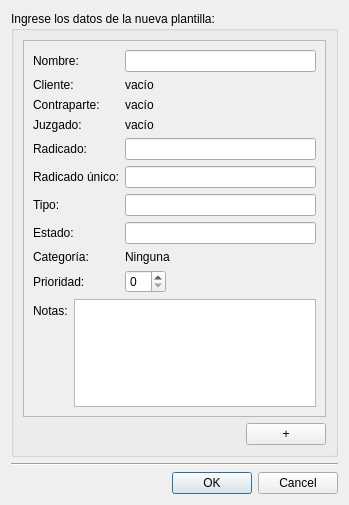
<?xml version="1.0" encoding="UTF-8"?>
<ui version="4.0">
 <class>NuevaPlantilla</class>
 <widget class="QDialog" name="NuevaPlantilla">
  <property name="geometry">
   <rect>
    <x>0</x>
    <y>0</y>
    <width>349</width>
    <height>505</height>
   </rect>
  </property>
  <property name="windowTitle">
   <string>Nueva plantilla</string>
  </property>
  <layout class="QGridLayout" name="gridLayout_2">
   <item row="1" column="0">
    <widget class="Line" name="line">
     <property name="orientation">
      <enum>Qt::Horizontal</enum>
     </property>
    </widget>
   </item>
   <item row="2" column="0">
    <widget class="QDialogButtonBox" name="buttonBox">
     <property name="orientation">
      <enum>Qt::Horizontal</enum>
     </property>
     <property name="standardButtons">
      <set>QDialogButtonBox::Cancel|QDialogButtonBox::Ok</set>
     </property>
    </widget>
   </item>
   <item row="0" column="0">
    <layout class="QHBoxLayout" name="horizontalLayout">
     <item>
      <widget class="QGroupBox" name="groupBox">
       <property name="title">
        <string>Ingrese los datos de la nueva plantilla:</string>
       </property>
       <layout class="QVBoxLayout" name="verticalLayout">
        <item>
         <widget class="QScrollArea" name="scrollArea">
          <property name="widgetResizable">
           <bool>true</bool>
          </property>
          <widget class="QWidget" name="scrollAreaWidgetContents">
           <property name="geometry">
            <rect>
             <x>0</x>
             <y>0</y>
             <width>276</width>
             <height>397</height>
            </rect>
           </property>
           <layout class="QVBoxLayout" name="verticalLayout_2">
            <item>
             <layout class="QFormLayout" name="formLayout">
              <property name="fieldGrowthPolicy">
               <enum>QFormLayout::ExpandingFieldsGrow</enum>
              </property>
              <item row="0" column="0">
               <widget class="QLabel" name="lblNombre">
                <property name="text">
                 <string>Nombre:</string>
                </property>
               </widget>
              </item>
              <item row="0" column="1">
               <widget class="QLineEdit" name="txtNombre"/>
              </item>
              <item row="1" column="0">
               <widget class="QLabel" name="label">
                <property name="text">
                 <string>Cliente:</string>
                </property>
               </widget>
              </item>
              <item row="1" column="1">
               <widget class="QLabel" name="lblDemandante">
                <property name="cursor">
                 <cursorShape>PointingHandCursor</cursorShape>
                </property>
                <property name="focusPolicy">
                 <enum>Qt::ClickFocus</enum>
                </property>
                <property name="contextMenuPolicy">
                 <enum>Qt::ActionsContextMenu</enum>
                </property>
                <property name="toolTip">
                 <string>Click derecho para más opciones</string>
                </property>
                <property name="statusTip">
                 <string/>
                </property>
                <property name="text">
                 <string>vacío</string>
                </property>
               </widget>
              </item>
              <item row="2" column="0">
               <widget class="QLabel" name="label_2">
                <property name="text">
                 <string>Contraparte:</string>
                </property>
               </widget>
              </item>
              <item row="2" column="1">
               <widget class="QLabel" name="lblDemandado">
                <property name="cursor">
                 <cursorShape>PointingHandCursor</cursorShape>
                </property>
                <property name="focusPolicy">
                 <enum>Qt::ClickFocus</enum>
                </property>
                <property name="contextMenuPolicy">
                 <enum>Qt::ActionsContextMenu</enum>
                </property>
                <property name="toolTip">
                 <string>Click derecho para más opciones</string>
                </property>
                <property name="text">
                 <string>vacío</string>
                </property>
               </widget>
              </item>
              <item row="3" column="0">
               <widget class="QLabel" name="label_3">
                <property name="text">
                 <string>Juzgado:</string>
                </property>
               </widget>
              </item>
              <item row="3" column="1">
               <widget class="QLabel" name="lblJuzgado">
                <property name="cursor">
                 <cursorShape>PointingHandCursor</cursorShape>
                </property>
                <property name="focusPolicy">
                 <enum>Qt::ClickFocus</enum>
                </property>
                <property name="contextMenuPolicy">
                 <enum>Qt::ActionsContextMenu</enum>
                </property>
                <property name="toolTip">
                 <string>Click derecho para más opciones</string>
                </property>
                <property name="text">
                 <string>vacío</string>
                </property>
               </widget>
              </item>
              <item row="4" column="0">
               <widget class="QLabel" name="label_4">
                <property name="text">
                 <string>Radicado:</string>
                </property>
               </widget>
              </item>
              <item row="4" column="1">
               <widget class="QLineEdit" name="txtRadicado"/>
              </item>
              <item row="5" column="0">
               <widget class="QLabel" name="label_5">
                <property name="text">
                 <string>Radicado único:</string>
                </property>
               </widget>
              </item>
              <item row="5" column="1">
               <widget class="QLineEdit" name="txtRadicadoUnico"/>
              </item>
              <item row="6" column="0">
               <widget class="QLabel" name="label_6">
                <property name="text">
                 <string>Tipo:</string>
                </property>
               </widget>
              </item>
              <item row="6" column="1">
               <widget class="QLineEdit" name="txtTipo"/>
              </item>
              <item row="7" column="0">
               <widget class="QLabel" name="label_7">
                <property name="text">
                 <string>Estado:</string>
                </property>
               </widget>
              </item>
              <item row="7" column="1">
               <widget class="QLineEdit" name="txtEstado"/>
              </item>
              <item row="8" column="0">
               <widget class="QLabel" name="label_8">
                <property name="text">
                 <string>Categoría:</string>
                </property>
               </widget>
              </item>
              <item row="8" column="1">
               <widget class="QLabel" name="lblCategoria">
                <property name="cursor">
                 <cursorShape>PointingHandCursor</cursorShape>
                </property>
                <property name="focusPolicy">
                 <enum>Qt::ClickFocus</enum>
                </property>
                <property name="contextMenuPolicy">
                 <enum>Qt::ActionsContextMenu</enum>
                </property>
                <property name="toolTip">
                 <string>Click derecho para más opciones</string>
                </property>
                <property name="text">
                 <string>Ninguna</string>
                </property>
               </widget>
              </item>
              <item row="9" column="0">
               <widget class="QLabel" name="label_9">
                <property name="text">
                 <string>Prioridad:</string>
                </property>
               </widget>
              </item>
              <item row="9" column="1">
               <widget class="QSpinBox" name="sbPrioridad"/>
              </item>
             </layout>
            </item>
            <item>
             <layout class="QFormLayout" name="formLayout_2">
              <item row="0" column="0">
               <widget class="QLabel" name="label_11">
                <property name="text">
                 <string>Notas:</string>
                </property>
               </widget>
              </item>
              <item row="0" column="1">
               <widget class="QTextEdit" name="txtNotas"/>
              </item>
             </layout>
            </item>
           </layout>
          </widget>
         </widget>
        </item>
        <item>
         <widget class="QPushButton" name="btnAdd">
          <property name="sizePolicy">
           <sizepolicy hsizetype="Fixed" vsizetype="Fixed">
            <horstretch>0</horstretch>
            <verstretch>0</verstretch>
           </sizepolicy>
          </property>
          <property name="toolTip">
           <string>Agregar un campo personalizado</string>
          </property>
          <property name="layoutDirection">
           <enum>Qt::RightToLeft</enum>
          </property>
          <property name="text">
           <string>+</string>
          </property>
         </widget>
        </item>
       </layout>
      </widget>
     </item>
    </layout>
   </item>
  </layout>
 </widget>
 <resources/>
 <connections>
  <connection>
   <sender>buttonBox</sender>
   <signal>accepted()</signal>
   <receiver>NuevaPlantilla</receiver>
   <slot>accept()</slot>
   <hints>
    <hint type="sourcelabel">
     <x>248</x>
     <y>254</y>
    </hint>
    <hint type="destinationlabel">
     <x>157</x>
     <y>274</y>
    </hint>
   </hints>
  </connection>
  <connection>
   <sender>buttonBox</sender>
   <signal>rejected()</signal>
   <receiver>NuevaPlantilla</receiver>
   <slot>reject()</slot>
   <hints>
    <hint type="sourcelabel">
     <x>316</x>
     <y>260</y>
    </hint>
    <hint type="destinationlabel">
     <x>286</x>
     <y>274</y>
    </hint>
   </hints>
  </connection>
 </connections>
</ui>
